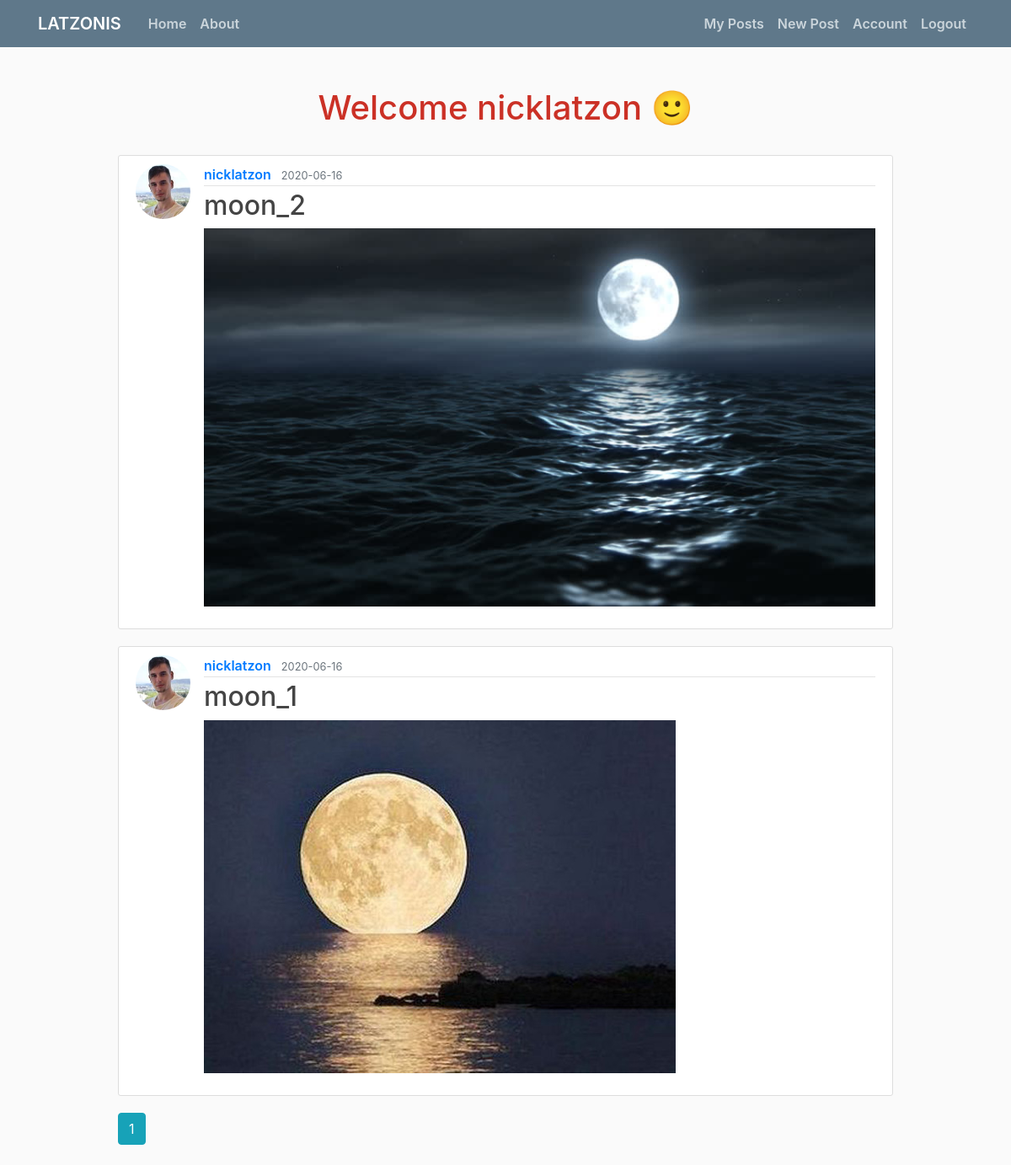
Screenshot of /home (signed in) with the database file from the repository.
### flaskblog/models.py (models this page shows, shortened)
class User(db.Model, UserMixin):
    id = db.Column(db.Integer, primary_key=True)
    username = db.Column(db.String(20), unique=True, nullable=False)
    email = db.Column(db.String(120), unique=True, nullable=False)
    image_file = db.Column(db.String(20), nullable=False, default='default.jpg')
    password = db.Column(db.String(60), nullable=False)
    posts = db.relationship('Post', backref='author', lazy=True)

class Post(db.Model):
    id = db.Column(db.Integer, primary_key=True)
    title = db.Column(db.String(100), nullable=False)
    date_posted = db.Column(db.DateTime, nullable=False, default=datetime.utcnow)
    picture = db.Column(db.String(20), nullable=False)
    user_id = db.Column(db.Integer, db.ForeignKey('user.id'), nullable=False)

### flaskblog/main/routes.py (the view)
@main.route("/")
@main.route("/home")
def home():
    page = request.args.get('page', 1, type=int)
    posts = Post.query.order_by(Post.date_posted.desc()).paginate(page=page, per_page=5)
    return render_template('home.html', posts=posts)

### flaskblog/models.py (called while the page is built)
@login_manager.user_loader
def load_user(user_id):
    return User.query.get(int(user_id))

### flaskblog/templates/home.html
{% extends "layout.html" %}
{% block content %}
    {% if not current_user.is_authenticated %}
        <br><h1 style="text-align: center"><span>You Must Login Or Register To Continue &#128540;</span></h1><br>
    {% else %}
        <br><h1 style="text-align: center"><span>Welcome {{ current_user.username }} &#128578;</span></h1><br>
    {% endif %}
    {% for post in posts.items %}
        <article class="media content-section">
          <img class="rounded-circle article-img" src="{{ url_for('static', filename='profile_pics/' + post.author.image_file) }}">
          <div class="media-body">
            <div class="article-metadata">
              <a class="mr-2" href="{{ url_for('users.user_posts', username=post.author.username) }}">{{ post.author.username }}</a>
              <small class="text-muted">{{ post.date_posted.strftime('%Y-%m-%d') }}</small>
            </div>
            <h2><a class="article-title" href="{{ url_for('posts.post', post_id=post.id) }}">{{ post.title }}</a></h2>
            <figure class="figure">
                <img style="max-width: 800px" src="{{ url_for('static', filename='post_pics/' + post.picture) }}"  alt="Picture">
            </figure>
          </div>
        </article>
    {% endfor %}
    {% for page_num in posts.iter_pages(left_edge=1, right_edge=1, left_current=1, right_current=2) %}
      {% if page_num %}
        {% if posts.page == page_num %}
          <a class="btn btn-info mb-4" href="{{ url_for('main.home', page=page_num) }}">{{ page_num }}</a>
        {% else %}
          <a class="btn btn-outline-info mb-4" href="{{ url_for('main.home', page=page_num) }}">{{ page_num }}</a>
        {% endif %}
      {% else %}
        ...
      {% endif %}
    {% endfor %}
{% endblock content %}

### flaskblog/static/main.css (style rules this page uses)
body { background: #fafafa; color: #333333; margin-top: 5rem; font-weight: 600; }
img { width:100%; max-width:600px; }
h2, h3, h4, h5, h6 { color: #444444; }
h1 span { position: relative; animation: move-text-color 5s forwards; bottom: -1em; opacity: 0; }
.content-section { background: #ffffff; padding: 10px 20px; border: 1px solid #dddddd; border-radius: 3px; margin-bottom: 20px; }
.article-title { color: #444444; }
.article-img { height: 65px; width: 65px; margin-right: 16px; }
.article-metadata { padding-bottom: 1px; margin-bottom: 4px; border-bottom: 1px solid #e3e3e3 }

### rows the page displays
User: username "nicklatzon"
Post: image_file (picture), author.username "nicklatzon", date_posted "2020-06-16", title "moon_2", picture (picture)
Post: image_file (picture), author.username "nicklatzon", date_posted "2020-06-16", title "moon_1", picture (picture)

### other values shown
{{ page_num }} "1"
